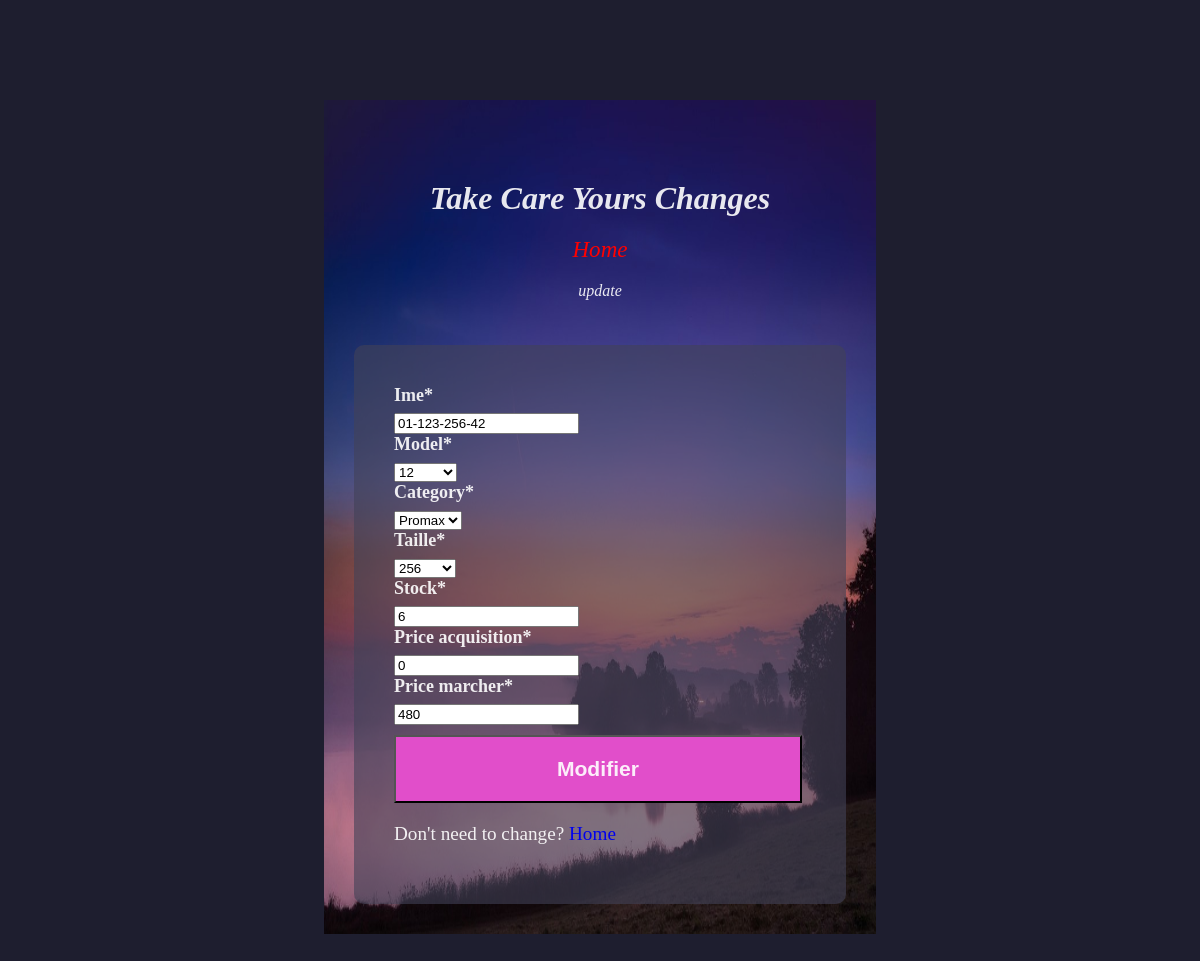
/iphone/1, run on an earlier commit of the app's database.
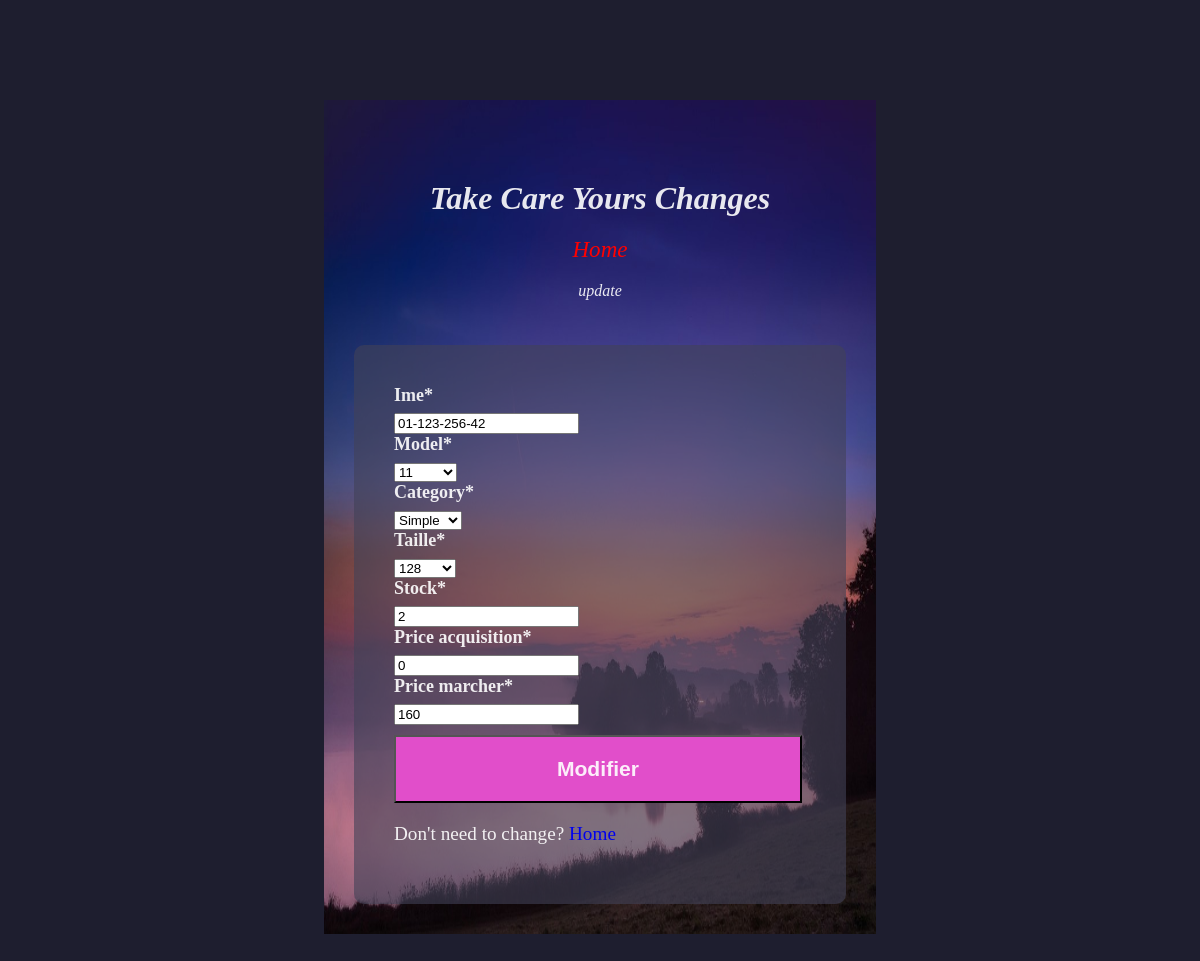
And on a later commit of the database.
### app/models.py (models this page shows, shortened)
class Iphone(models.Model):
    ime = models.CharField(max_length=120, unique=True)
    model = models.CharField(max_length=6, choices=MODEL)
    category = models.CharField(max_length=6, choices=CATEGORY)
    taille = models.CharField(max_length=3, choices=TAILLE)
    stock = models.IntegerField(default=0)
    price_acquisition = models.IntegerField(default=0)
    date_acquisition = models.DateTimeField(blank=True, null=True)
    price_marcher = models.IntegerField(default=0)

### app/views.py (the view)
# urls.py: path('iphone/<int:id_iphone>', iphone_update, name='iphone_update'),
def iphone_update(request, id_iphone):
    iphone = get_object_or_404(Iphone, id=id_iphone)
    form = IphoneForm(request.POST or None, instance=iphone)
    if form.is_valid():
        form.save()
        return redirect('home')
    return render(request, 'app/iphones/iphone_update.html', {'form': form})

### app/forms.py
class IphoneForm(forms.ModelForm):
    class Meta:
        model = Iphone
        fields = ['ime', 'model', 'category', 'taille', 'stock', 'price_acquisition', 'price_marcher']

### app/templates/app/iphones/iphone_update.html (shortened to what this page needs)
{% extends 'base.html' %}
{% load static %}
{% load crispy_forms_tags %}
{% block content %}
   <div id="container" style="background: url('{% static 'images/bg.jpg' %}');background-repeat: round;">
       <div class="header_title">
            <h1 id="title">Take Care Yours Changes</h1>
            <p id="description"><a href="{% url 'home' %}">Home</a></p>
            <p>update</p>
       </div>
       <form id="survey-form" method="POST" autocomplete="off">
           {{ form|crispy }}
           <button id="submit" >Modifier</button>
             <p>
                 Don't need to change? <a href="{% url 'home' %}" class="">Home</a>
             </p>
       </form>
   </div>
{% endblock %}

What changed in the data, as far as the page shows it:
changed Iphone: model "12" → "11"; category "Promax" → "Simple"; taille "256" → "128"; stock "6" → "2"; price_marcher "480" → "160"
